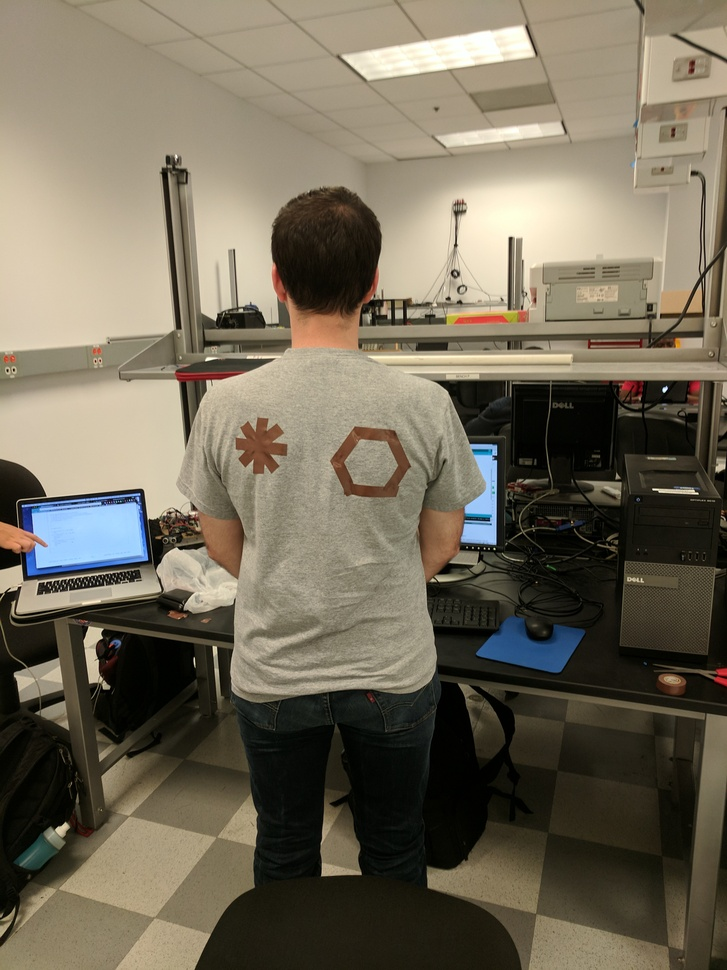
#> input picture image_processing/shape.jpg, 727 x 970 px, shrunk from 3036 x 4048 before the run
$ python pattern.py   (Python 2 division)
#> lines starting #> are read from the running program, lines starting #| are printed output that depends on the picture; after the words box and inside, x2 and y2 are one past the last pixel; in counts of white or black regions, pixels touching at a corner belong together
import numpy as np
from collections import deque
import cv2

image = cv2.imread('shape.jpg')
#> image is the input picture: shape (970, 727, 3); mean B, G, R 89.7, 107, 115

lower = np.array([0, 0, 0])
upper = np.array([15, 15, 15])
shapeMask = cv2.inRange(image, lower, upper)
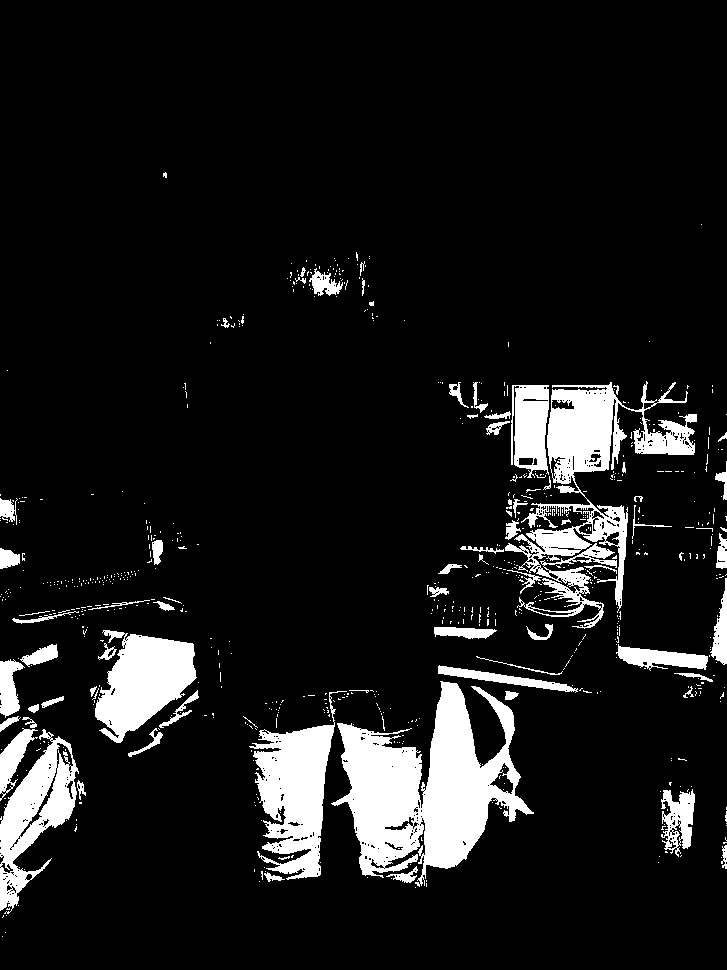
#> shapeMask: shape (970, 727); 10.2% white; 730 white regions (655 under 20 px)

# find the contours in the mask
(cnts) = cv2.findContours(shapeMask.copy(), cv2.RETR_EXTERNAL, cv2.CHAIN_APPROX_SIMPLE)
#> cnts = 718 contours, 666 with area under 20; largest, box (x1, y1, x2, y2) and area: (331, 681, 534, 887) 19622, (505, 381, 697, 629) 12716, (249, 691, 347, 880) 7926, (95, 630, 197, 743) 6590, (0, 729, 79, 914) 6372
print "I found %d black shapes" % (len(cnts))
#| I found 2 black shapes
cv2.imshow("Mask", shapeMask)

# loop over the contours
for c in cnts:
	# draw the contour and show it
#> (the run stopped early here; a loop or call above may not have finished)

$ run again, with image_processing/ball.jpg copied over image_processing/shape.jpg
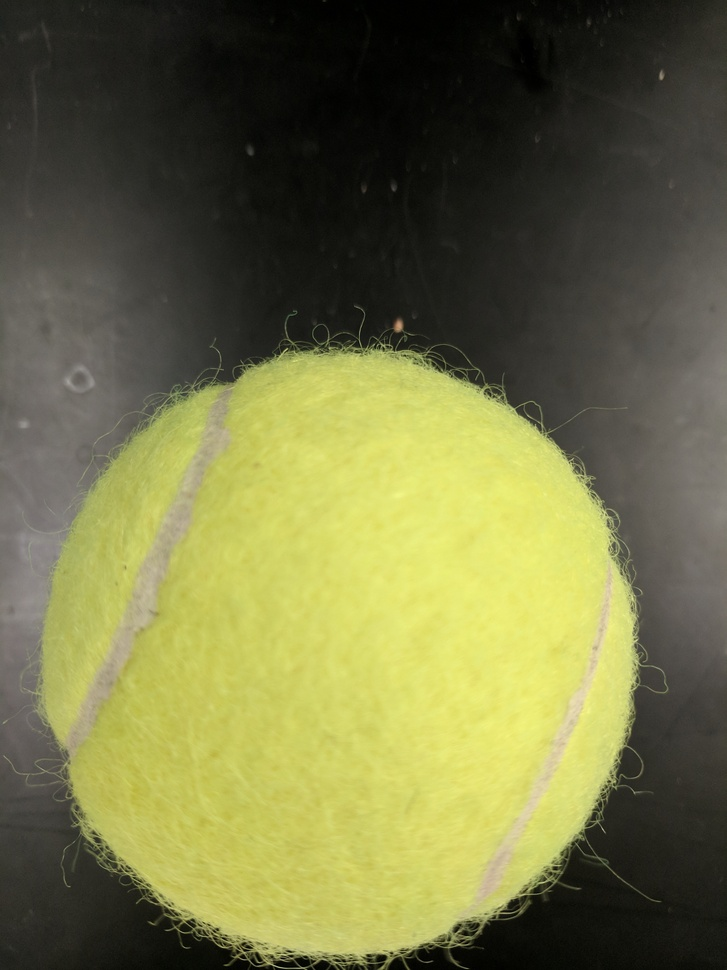
#> input picture image_processing/ball.jpg, 727 x 970 px, shrunk from 3036 x 4048 before the run
#> image is the input picture: shape (970, 727, 3); mean B, G, R 69.7, 114.7, 114.5
#> `shapeMask = cv2.inRange(image, lower, upper)`:
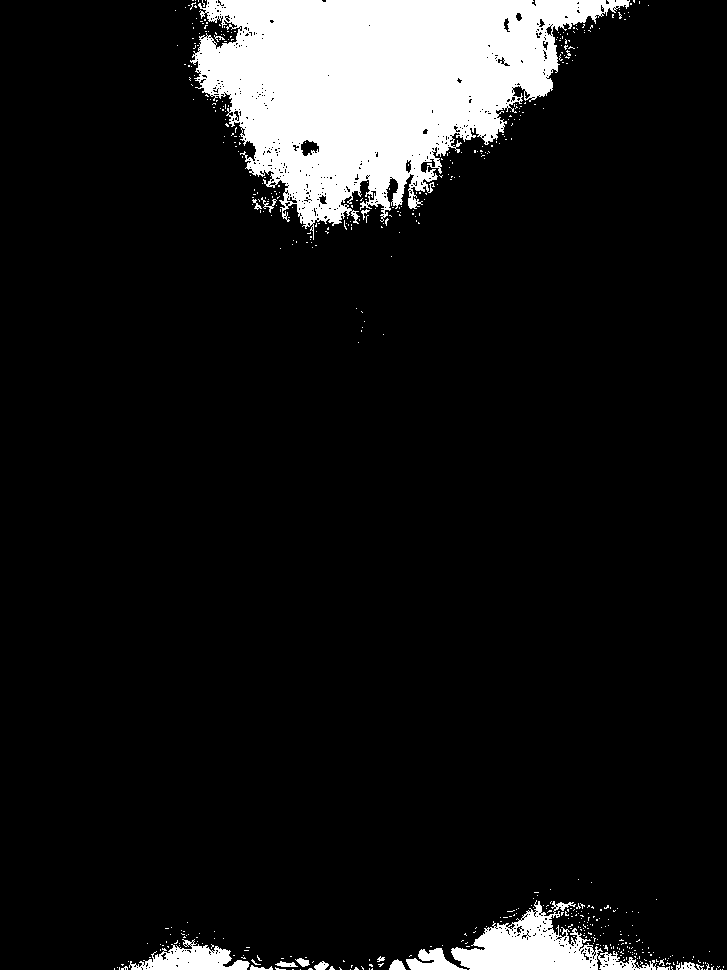
#> shapeMask: shape (970, 727); 9.5% white; 507 white regions (490 under 20 px)
#> cnts = 505 contours, 492 with area under 20; largest, box (x1, y1, x2, y2) and area: (190, 0, 630, 240) 56533, (451, 900, 657, 970) 5855, (129, 939, 250, 970) 1783, (406, 948, 467, 970) 622, (389, 959, 406, 970) 103
#| I found 2 black shapes

$ run again, with image_processing/better_zak.jpg copied over image_processing/shape.jpg
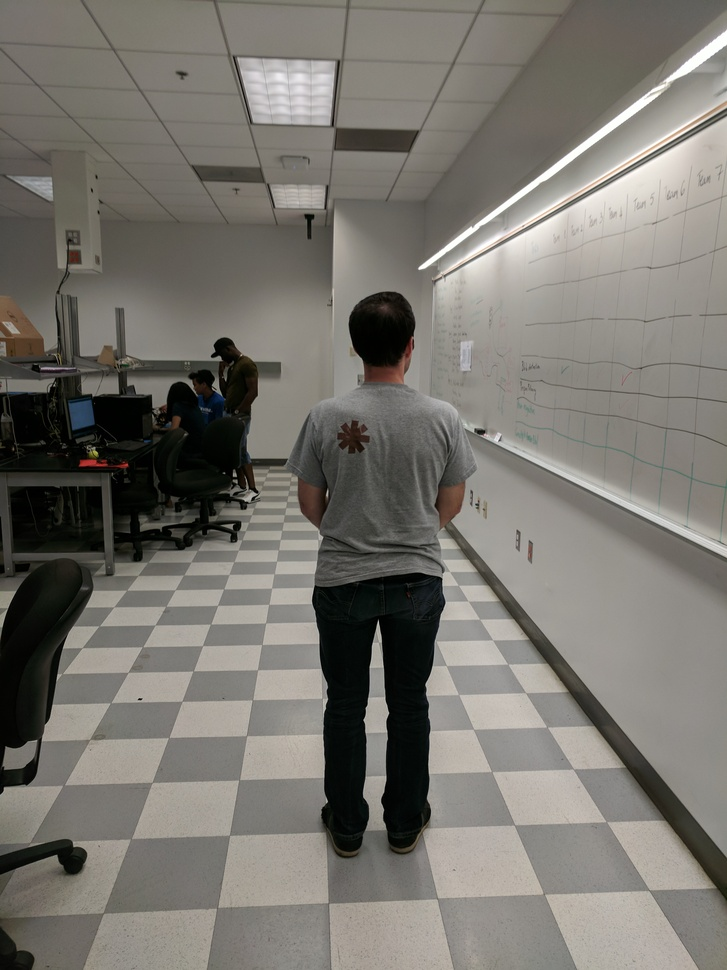
#> input picture image_processing/better_zak.jpg, 727 x 970 px, shrunk from 3036 x 4048 before the run
#> image is the input picture: shape (970, 727, 3); mean B, G, R 111.1, 117.6, 120.6
#> `shapeMask = cv2.inRange(image, lower, upper)`:
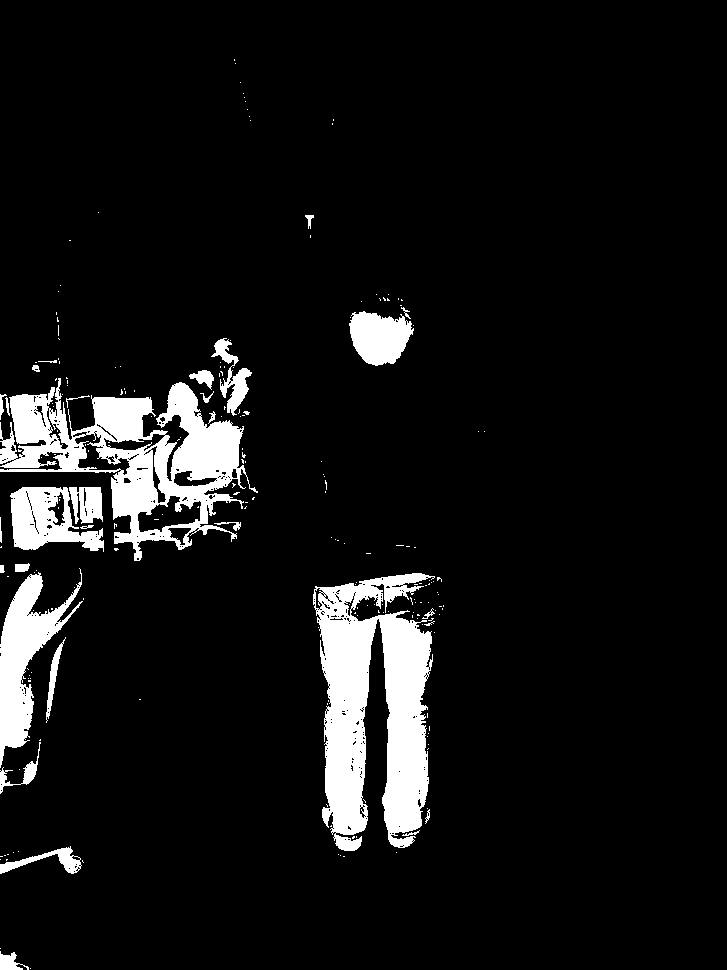
#> shapeMask: shape (970, 727); 7.9% white; 217 white regions (188 under 20 px)
#> cnts = 206 contours, 183 with area under 20; largest, box (x1, y1, x2, y2) and area: (0, 378, 258, 561) 20364, (313, 573, 435, 851) 20158, (0, 568, 83, 768) 5602, (10, 487, 104, 552) 3651, (349, 311, 414, 366) 2417
#| I found 2 black shapes
